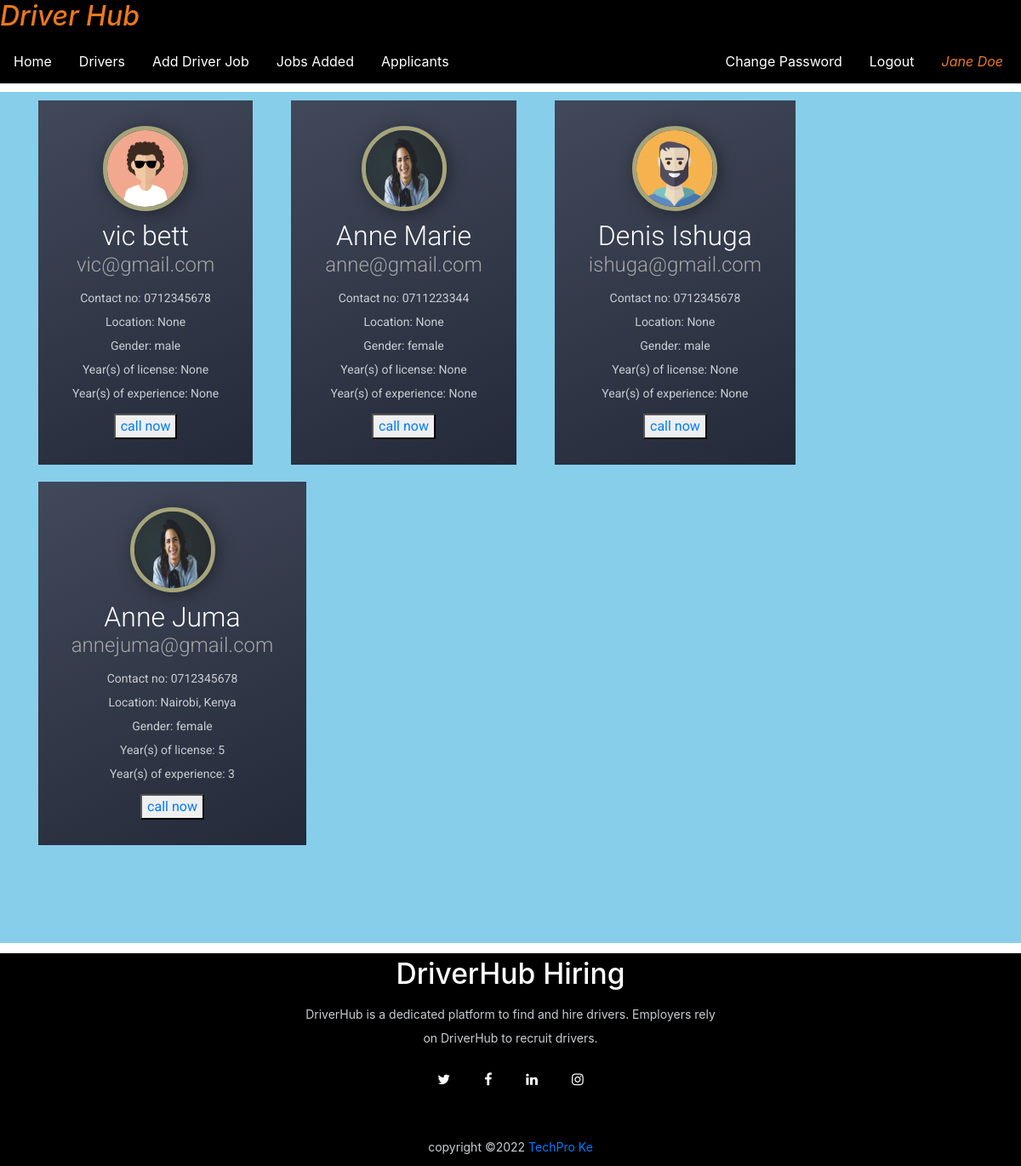
The app's page /drivers (signed in), older data.
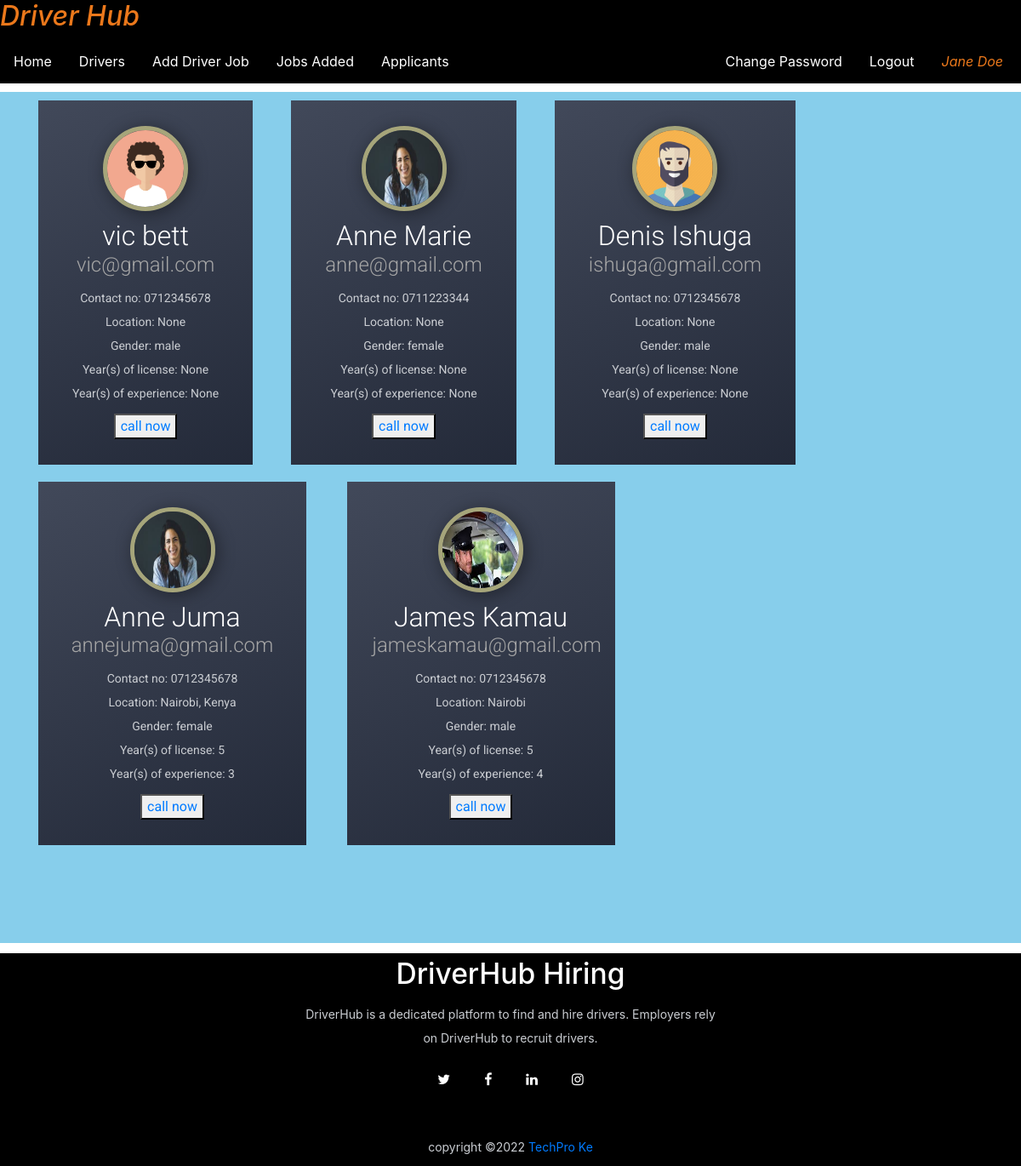
The same page, newer data.
### driverjob/models.py (models this page shows, shortened)
class DriverUser(models.Model):
    user=models.ForeignKey(User,on_delete=models.CASCADE)
    mobile = models.CharField(max_length=15, null= True)
    yearsoflicense = models.CharField(max_length=15, null= True)
    yearsofexperience = models.CharField(max_length=15, null= True)
    location = models.CharField(max_length=100, null= True)
    image = models.FileField(null=True)
    gender =models.CharField(max_length=10, null=True)
    type =models.CharField(max_length=15, null=True)

### driverjob/views.py (the view)
# urls.py: path('drivers', drivers, name="drivers"),
def drivers(request):
    if not request.user.is_authenticated:
        return redirect('employer_login')
    data = DriverUser.objects.all()
    d = {'data':data}
    return render(request, 'drivers.html',d)

### driverjob/templates/drivers.html (shortened to what this page needs)
{% load static %}
{% block body %}
{% include 'employer_navigation.html' %}
<link rel="stylesheet" href="{% static 'css/style.css'%}">
<link rel="stylesheet" href="{% static 'css/style3.css'%}">
<div style="background-color: skyblue;height: 1000px; margin-top: 10px;">
    {% for i in data %}
    <div style="float:left;margin-left: 35px; margin-right: 10px; ">
        <figure class="snip1390"><img src="{{i.image.url}}" height="100" width="100" alt="profile-sample6" class="profile" />
       <figcaption>
         <h2>{{i.user.first_name}} {{i.user.last_name}}</h2>
         <h4>{{i.user.username}}</h4>
         <p>
        Contact no:    {{i.mobile}} <br>
         Location:   {{i.location}} <br>
          Gender:  {{i.gender}} <br>
          Year(s) of license:  {{i.yearsoflicense}} <br>
          Year(s) of experience:  {{i.yearsofexperience}}
         </p>
         <button ><a style="text-decoration: none;" href="tel:{{i.mobile}}">call now </a></button>
       </figcaption>
     </figure>
    </div>
{% endfor %}
</div>
{% include 'footer.html' %}
{% endblock %}

Row changes from the older to the newer data that the page shows:
added DriverUser: image (picture), user.first_name "James", user.last_name "Kamau", user.username "jameskamau@gmail.com", mobile "0712345678", location "Nairobi", gender "male", yearsoflicense "5", yearsofexperience "4"
